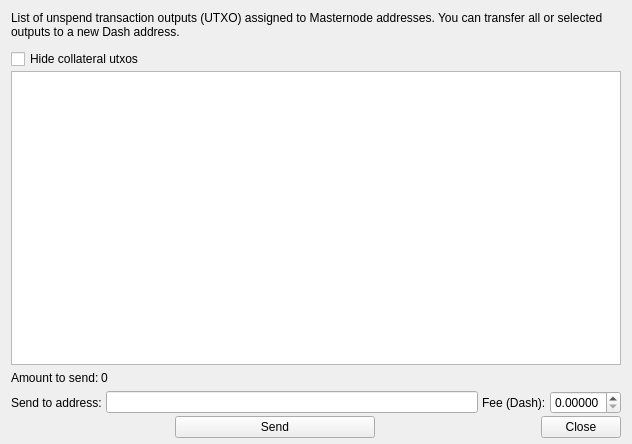
<?xml version="1.0" encoding="UTF-8"?>
<ui version="4.0">
 <class>DialogSendPayout</class>
 <widget class="QDialog" name="DialogSendPayout">
  <property name="geometry">
   <rect>
    <x>0</x>
    <y>0</y>
    <width>632</width>
    <height>444</height>
   </rect>
  </property>
  <property name="windowTitle">
   <string>Dialog</string>
  </property>
  <property name="modal">
   <bool>true</bool>
  </property>
  <layout class="QVBoxLayout" name="verticalLayout">
   <property name="spacing">
    <number>2</number>
   </property>
   <property name="bottomMargin">
    <number>6</number>
   </property>
   <item>
    <widget class="QLabel" name="label_3">
     <property name="text">
      <string>List of unspend transaction outputs (UTXO) assigned to Masternode addresses. You can transfer all or selected outputs to a new Dash address.</string>
     </property>
     <property name="wordWrap">
      <bool>true</bool>
     </property>
    </widget>
   </item>
   <item>
    <layout class="QHBoxLayout" name="horizontalLayout">
     <property name="spacing">
      <number>-1</number>
     </property>
     <property name="topMargin">
      <number>8</number>
     </property>
     <item>
      <widget class="QCheckBox" name="chbHideCollateralTx">
       <property name="text">
        <string>Hide collateral utxos</string>
       </property>
      </widget>
     </item>
    </layout>
   </item>
   <item>
    <widget class="QTableView" name="tableView">
     <property name="sizeAdjustPolicy">
      <enum>QAbstractScrollArea::AdjustToContentsOnFirstShow</enum>
     </property>
     <property name="selectionBehavior">
      <enum>QAbstractItemView::SelectRows</enum>
     </property>
     <property name="showGrid">
      <bool>true</bool>
     </property>
     <property name="sortingEnabled">
      <bool>false</bool>
     </property>
     <attribute name="verticalHeaderVisible">
      <bool>false</bool>
     </attribute>
     <attribute name="verticalHeaderCascadingSectionResizes">
      <bool>true</bool>
     </attribute>
     <attribute name="verticalHeaderHighlightSections">
      <bool>false</bool>
     </attribute>
    </widget>
   </item>
   <item>
    <layout class="QHBoxLayout" name="horizontalLayout_2">
     <property name="topMargin">
      <number>4</number>
     </property>
     <property name="bottomMargin">
      <number>4</number>
     </property>
     <item>
      <widget class="QLabel" name="lblAmountText">
       <property name="sizePolicy">
        <sizepolicy hsizetype="Maximum" vsizetype="Preferred">
         <horstretch>0</horstretch>
         <verstretch>0</verstretch>
        </sizepolicy>
       </property>
       <property name="text">
        <string>Amount to send:</string>
       </property>
      </widget>
     </item>
     <item>
      <widget class="QLabel" name="lblAmount">
       <property name="sizePolicy">
        <sizepolicy hsizetype="Minimum" vsizetype="Preferred">
         <horstretch>0</horstretch>
         <verstretch>0</verstretch>
        </sizepolicy>
       </property>
       <property name="text">
        <string>0</string>
       </property>
      </widget>
     </item>
    </layout>
   </item>
   <item>
    <layout class="QHBoxLayout" name="horizontalLayout_4">
     <property name="spacing">
      <number>4</number>
     </property>
     <item>
      <widget class="QLabel" name="label">
       <property name="text">
        <string>Send to address:</string>
       </property>
       <property name="alignment">
        <set>Qt::AlignLeading|Qt::AlignLeft|Qt::AlignVCenter</set>
       </property>
      </widget>
     </item>
     <item>
      <widget class="QLineEdit" name="edtDestAddress"/>
     </item>
     <item>
      <widget class="QLabel" name="label_2">
       <property name="text">
        <string>Fee (Dash):</string>
       </property>
       <property name="alignment">
        <set>Qt::AlignLeading|Qt::AlignLeft|Qt::AlignVCenter</set>
       </property>
      </widget>
     </item>
     <item>
      <widget class="QDoubleSpinBox" name="edtTxFee">
       <property name="maximumSize">
        <size>
         <width>100</width>
         <height>16777215</height>
        </size>
       </property>
       <property name="decimals">
        <number>5</number>
       </property>
       <property name="maximum">
        <double>1.000000000000000</double>
       </property>
       <property name="singleStep">
        <double>0.000100000000000</double>
       </property>
      </widget>
     </item>
    </layout>
   </item>
   <item>
    <layout class="QHBoxLayout" name="horizontalLayout_3">
     <item>
      <spacer name="horizontalSpacer_2">
       <property name="orientation">
        <enum>Qt::Horizontal</enum>
       </property>
       <property name="sizeHint" stdset="0">
        <size>
         <width>40</width>
         <height>20</height>
        </size>
       </property>
      </spacer>
     </item>
     <item>
      <widget class="QPushButton" name="btnSend">
       <property name="sizePolicy">
        <sizepolicy hsizetype="Minimum" vsizetype="Minimum">
         <horstretch>0</horstretch>
         <verstretch>0</verstretch>
        </sizepolicy>
       </property>
       <property name="minimumSize">
        <size>
         <width>200</width>
         <height>0</height>
        </size>
       </property>
       <property name="maximumSize">
        <size>
         <width>200</width>
         <height>16777215</height>
        </size>
       </property>
       <property name="text">
        <string>Send</string>
       </property>
       <property name="autoDefault">
        <bool>false</bool>
       </property>
      </widget>
     </item>
     <item>
      <spacer name="horizontalSpacer">
       <property name="orientation">
        <enum>Qt::Horizontal</enum>
       </property>
       <property name="sizeHint" stdset="0">
        <size>
         <width>40</width>
         <height>20</height>
        </size>
       </property>
      </spacer>
     </item>
     <item alignment="Qt::AlignRight">
      <widget class="QPushButton" name="btnClose">
       <property name="sizePolicy">
        <sizepolicy hsizetype="Maximum" vsizetype="Fixed">
         <horstretch>0</horstretch>
         <verstretch>0</verstretch>
        </sizepolicy>
       </property>
       <property name="minimumSize">
        <size>
         <width>0</width>
         <height>0</height>
        </size>
       </property>
       <property name="layoutDirection">
        <enum>Qt::LeftToRight</enum>
       </property>
       <property name="text">
        <string>Close</string>
       </property>
       <property name="autoDefault">
        <bool>false</bool>
       </property>
      </widget>
     </item>
    </layout>
   </item>
  </layout>
 </widget>
 <resources/>
 <connections/>
</ui>
